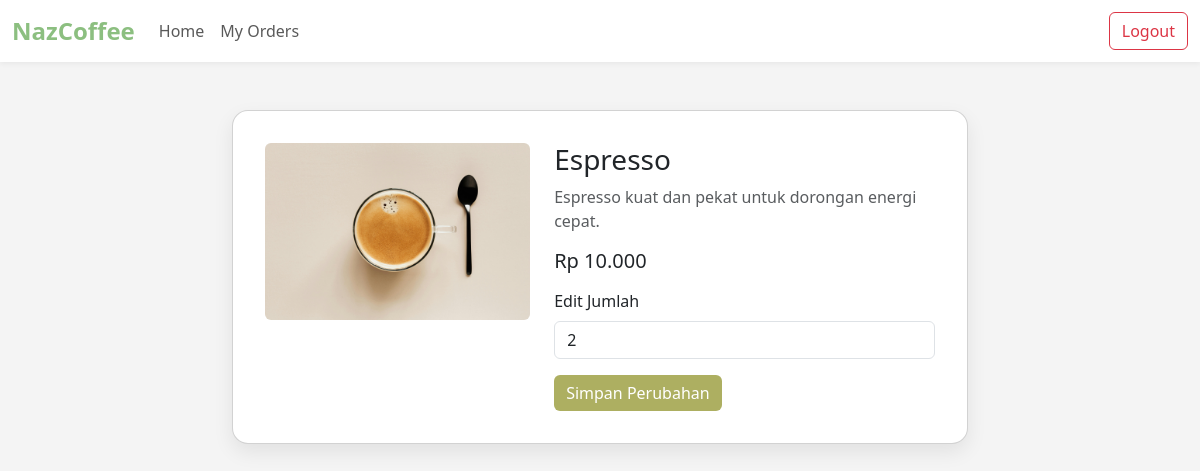
Screenshot of /edit-order/9 (signed in) with the database file from the repository.
### tables this page shows
CREATE TABLE products (
    id INTEGER PRIMARY KEY AUTOINCREMENT,
    name TEXT NOT NULL,
    price REAL NOT NULL,
    active INTEGER NOT NULL CHECK (active IN (0, 1)),
    category_id INTEGER,
    image_path TEXT, description TEXT,
    FOREIGN KEY (category_id) REFERENCES product_category(id)
);

CREATE TABLE orders (
    id INTEGER PRIMARY KEY AUTOINCREMENT,
    user_id INTEGER,
    product_id INTEGER,
    quantity INTEGER,
    total_price REAL,
    FOREIGN KEY (user_id) REFERENCES users(id),
    FOREIGN KEY (product_id) REFERENCES products(id)
);

### app/routes.py (the view, shortened to what this page needs)
@main.route('/edit-order/<int:order_id>', methods=['GET', 'POST'])
def edit_order(order_id):
    if not session.get('logged_in'):
        flash('Silakan log in untuk mengedit pesanan.', 'warning')
        return redirect(url_for('main.login'))
    db = get_db()
    cursor = db.cursor()
    cursor.execute('''
        SELECT o.id, o.quantity, o.total_price, o.product_id,
               p.name as product_name, p.price, p.image_path, p.description
        FROM orders o
        JOIN products p ON o.product_id = p.id
        WHERE o.id = ? AND o.user_id = ?
    ''', (order_id, session['user_id']))
    order = cursor.fetchone()
    if not order:
        flash("Order tidak ditemukan atau tidak valid.", "danger")
        return redirect(url_for('main.my_orders'))
    return render_template('edit_order.html', order=order)

### app/routes.py (called while the page is built)
def get_db():
    if 'db' not in g:
        g.db = sqlite3.connect(DATABASE)
        g.db.row_factory = sqlite3.Row
    return g.db

### app/templates/edit_order.html (shortened to what this page needs)
<!DOCTYPE html>
<html lang="en">
  <head>
    <link
      href="https://cdn.jsdelivr.net/npm/bootstrap@5.3.5/dist/css/bootstrap.min.css"
      rel="stylesheet"
    />
    <link
      href="https://cdn.jsdelivr.net/npm/remixicon@4.5.0/fonts/remixicon.css"
      rel="stylesheet"
    />
  </head>
  <body>
    <nav class="navbar navbar-expand-lg">
      <div class="container-fluid">
        <a class="navbar-brand fw-bold" href="/">NazCoffee</a>
        <div class="collapse navbar-collapse">
          <ul class="navbar-nav me-auto">
            <li class="nav-item"><a class="nav-link" href="/">Home</a></li>
            <li class="nav-item">
              <a class="nav-link" href="/my-orders">My Orders</a>
            </li>
          </ul>
          {% if session.logged_in %}
          <a class="btn btn-outline-danger" href="/logout">Logout</a>
          {% else %}
          <a class="btn btn-outline-success" href="/login">Login</a>
          {% endif %}
        </div>
      </div>
    </nav>
    <div class="container py-5">
      <div class="row justify-content-center">
        <div class="col-md-8">
          <div class="card">
            <div class="row g-4">
              <div class="col-md-5">
                <img
                  src="{{ url_for('static', filename='product/' + order['image_path']) }}"
                  class="img-fluid rounded"
                  alt="{{ order.product_name }}"
                />
              </div>
              <div class="col-md-7">
                <h3>{{ order.product_name }}</h3>
                <p class="text-muted">{{ order.description }}</p>
                <h5 class="mb-3">
                  Rp {{ "{:,.0f}".format(order.price).replace(",", ".") }}
                </h5>
                <form method="POST">
                  <div class="mb-3">
                    <label for="quantity" class="form-label">Edit Jumlah</label>
                    <input
                      type="number"
                      class="form-control"
                      id="quantity"
                      name="quantity"
                      min="1"
                      value="{{ order.quantity }}"
                      required
                    />
                  </div>
                  <button type="submit" class="btn btn-order">
                    Simpan Perubahan
                  </button>
                </form>
              </div>
            </div>
          </div>
        </div>
      </div>
    </div>
  </body>
</html>

### app/templates/edit_order.html (style rules this page uses)
:root { --text: #18170c; --background: #f4f4f4; --primary: #adaf61; --secondary: #b4d1a3; --accent: #8cbf80; }
body { font-family: "Segoe UI", Tahoma, Geneva, Verdana, sans-serif; background-color: var(--background); color: var(--text); }
.navbar { background-color: #fff; box-shadow: 0 2px 5px rgba(0, 0, 0, 0.05); }
.navbar-brand { color: var(--accent); font-size: 1.5rem; }
.card { border-radius: 1rem; padding: 2rem; background-color: #fff; box-shadow: 0 8px 20px rgba(0, 0, 0, 0.08); }
.btn-order { background-color: var(--primary); color: white; border: none; }

### rows the page displays
products: image_path (picture), product_name "Espresso", description "Espresso kuat dan pekat untuk dorongan energi cepat.", price "10.000"
orders: quantity "2"
